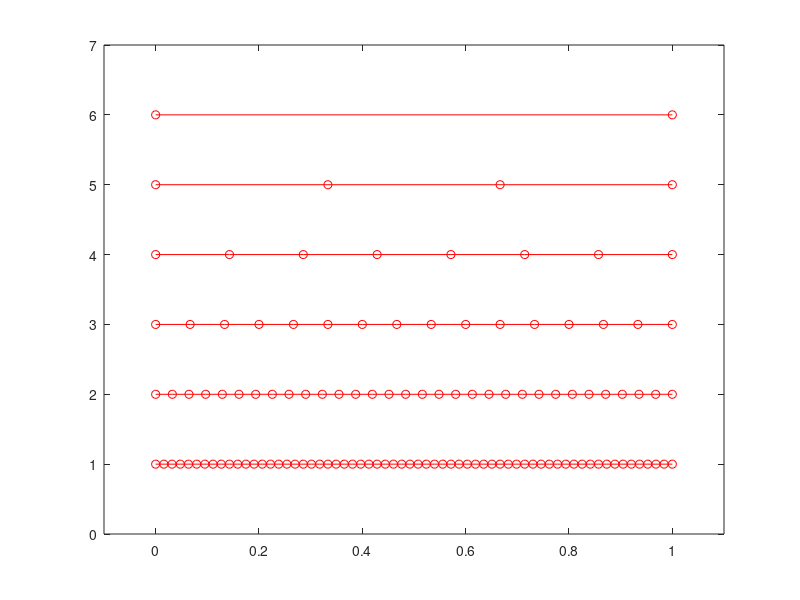

The MATLAB source for this figure:
n = 6;
a = cell(1,n);
for j = 1:n
  a{j} = linspace(0, 1, 2^j);
end
m = n;
for j = 1:n
  b = a{j};
  l = ones(1, length(b)) * m;
  plot(b, l, 'ro-'), hold on
  m = m - 1;
end
xlim([-0.1 1.1]), ylim([0 n+1])